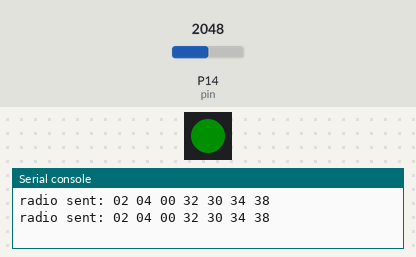
The program below on a simulated Pycom board running MicroPython. Shown: 1 RGB LEDs in strip order, left to right, the last lines printed to the serial console. The inputs (shaded band) are chosen by the test bench; at power-on: P14 (pin) = 2048 (analog values on the 0–4095 scale). Dim RGB values are drawn brighter than linear; random numbers come from a fixed seed; no radio messages arrive unless stated (any console line starting 'radio sent:' is added by the test bench).

Above: at 8.7 s.
At 18.0 s:
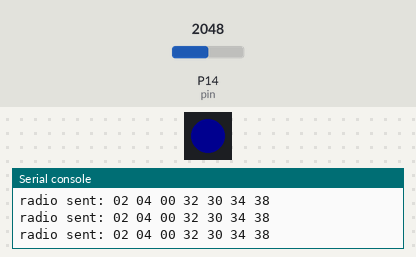
Timing chart, 0 to 24.3 s (numbered marks = the images above):
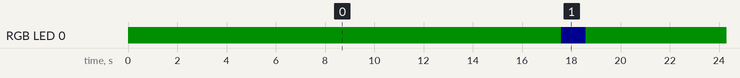

The program:

foto_node.py
```python
import os
import socket
from uos import urandom
import time
import struct
from network import LoRa
import pycom
import machine

# A basic package header
# B: 1 byte for the deviceId
# B: 1 byte for the pkg size
# B: 1 byte for the messageId
# %ds: Formatted string for string
_LORA_PKG_FORMAT = "!BBB%ds"

# A basic ack package
# B: 1 byte for the deviceId
# B: 1 byte for the pkg size
# B: 1 byte for the messageId
# B: 1 byte for the Ok (200) or error messages
_LORA_PKG_ACK_FORMAT = "BBBB"

# This device ID, use different device id for each device
_DEVICE_ID = 0x02
_MAX_ACK_TIME = 5000
_RETRY_COUNT = 3

""" ========== METHODS OF MAIN PROGRAM ========== """

# Method for reading the sensor
def read_sensor():
    pycom.heartbeat(False)
    pycom.rgbled(0x000f00) # green = reading
    adc=machine.ADC()
    sensorPin=adc.channel(pin="P14") # P14 = G4
    time.sleep(1)
    return sensorPin()

# Method to increase message id and keep in between 1 and 255
msg_id = 0
def increase_msg_id():
    global msg_id
    msg_id = (msg_id + 1) & 0xFF

# Method for acknowledge waiting time keep
def check_ack_time(from_time):
    current_time = time.ticks_ms()
    return (current_time - from_time > _MAX_ACK_TIME)

# Method to send messages
def send_msg(msg):
    global msg_id
    retry = _RETRY_COUNT

    while(retry > 0 and not retry == -1):
        retry -= 1
        pkg = struct.pack(_LORA_PKG_FORMAT % len(msg), _DEVICE_ID, len(msg), msg_id, msg)
        lora_sock.send(pkg)

        # Wait for the response from the server
        start_time = time.ticks_ms()

        while(not check_ack_time(start_time)):
            recv_ack = lora_sock.recv(256)
            # If a message of the size of the ackowledge message is received
            if(len(recv_ack) == 4):
                device_id, pkg_len, recv_msg_id, status = struct.unpack(_LORA_PKG_ACK_FORMAT, recv_ack)
                if(device_id == _DEVICE_ID and recv_msg_id == msg_id):
                    if(status == 200):
                        return True
                    else:
                        return False
        time.sleep_ms(urandom(1)[0] << 2)
    return False

""" ========== MAIN PROGRAM ========== """

#LoRa setup

# Open a Lora Socket, use tx_iq to avoid listening to our own messages
lora = LoRa(mode=LoRa.LORA, tx_iq=True)
lora_sock = socket.socket(socket.AF_LORA, socket.SOCK_RAW)
lora_sock.setblocking(False)

while (True):

    result = read_sensor()
    data_to_send = str(result)
    success = send_msg(data_to_send)

    pycom.rgbled(0x00000f) # blue = sent
    time.sleep(1)

    if(success):
        print("ACK RECEIVED: %d" % msg_id)
        increase_msg_id()
    else:
        print("MESSAGE FAILED")
```

Measured:
- by itself, RGB LED 0: alternates RGB(0, 15, 0) for 17.7 s and RGB(0, 0, 15) for 1.0 s
- by itself, everything shown: repeats every 36.6 s, in 4 steps
